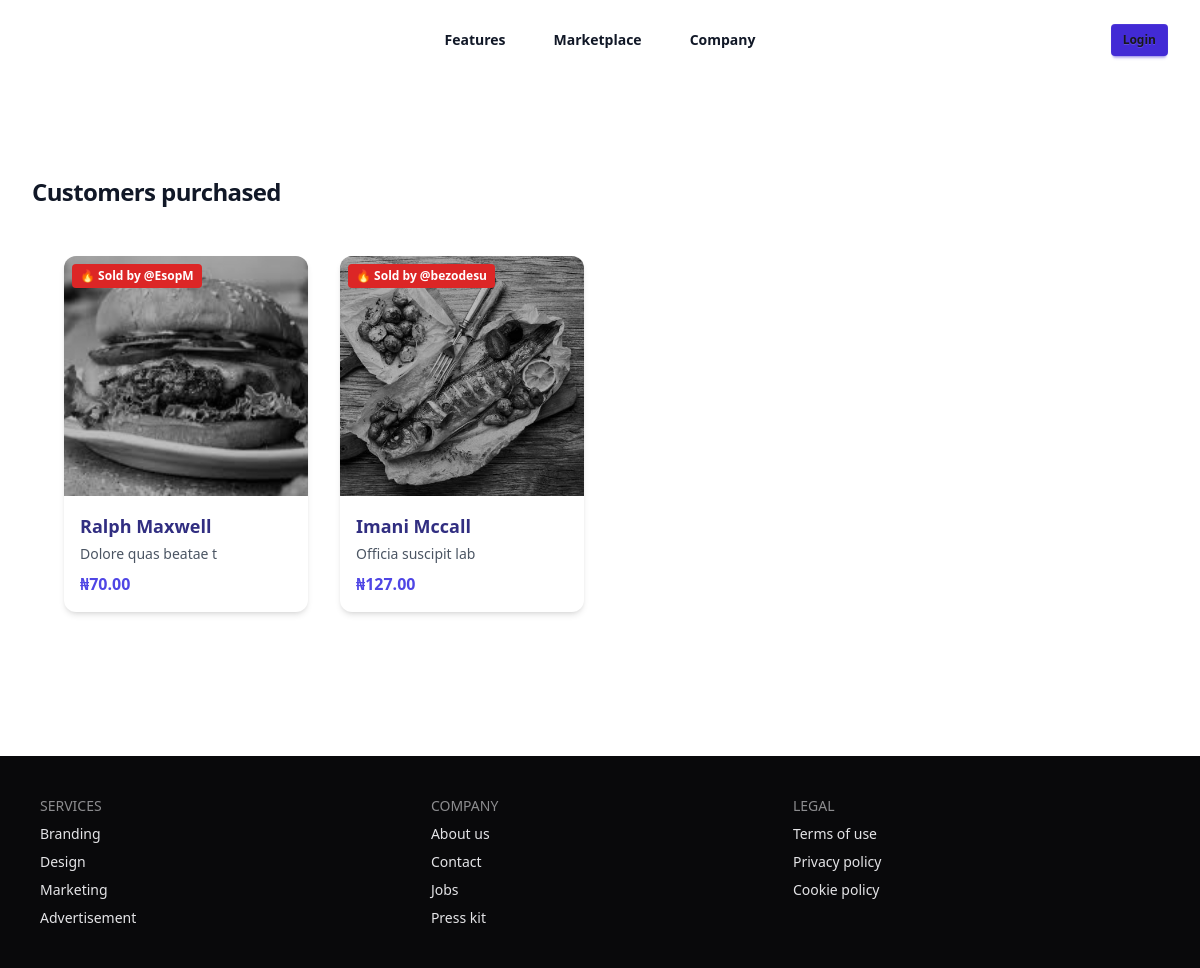
The page / on the database its author committed.
### ecom/models.py (models this page shows, shortened)
class Product(models.Model):
    id = models.AutoField(primary_key=True)
    name = models.CharField(max_length=100)
    description = models.TextField()
    price = models.DecimalField(max_digits=10, decimal_places=2)
    image = models.ImageField(upload_to='products/')
    category = models.ForeignKey(Category, on_delete=models.CASCADE)
    created_at = models.DateTimeField(auto_now_add=True)
    is_sold = models.BooleanField(default=False)  # renamed for clarity
    sold_by = models.ForeignKey(User, on_delete=models.SET_NULL, null=True, blank=True, related_name='sold_products')
    sold_at = models.DateTimeField(null=True, blank=True)
    class Meta:
        ordering = ['-created_at']

### ecom/views.py (the view)
# urls.py: path('', views.product_list, name='product_list'),
def product_list(request):
    one_day_ago = timezone.now() - timedelta(days=1)
    products = Product.objects.filter(
        Q(is_sold=False) | Q(is_sold=True, sold_at__gte=one_day_ago)
    ).order_by('-created_at')
    return render(request, 'index.html', {'products': products})

### templates/index.html
{% extends 'base.html' %}
{% load static %}
{% block content %}
<div class="max-w-7xl mx-auto px-4 sm:px-6 lg:px-8 py-12">
  <div class="grid grid-cols-1 sm:grid-cols-2 md:grid-cols-3 lg:grid-cols-4 gap-8">
    {% for product in products %}
      <div class="bg-white shadow-md rounded-xl overflow-hidden group hover:shadow-xl transition-shadow duration-300 relative">
        <a href="{% url 'product_detail' product.id %}">
          <div class="relative">
            <img
              src="{% if product.image %}{{ product.image.url }}{% else %}{% static 'images/default_product.webp' %}{% endif %}"
              alt="{{ product.name }}"
              class="h-60 w-full object-cover group-hover:opacity-90 transition-opacity duration-200 {% if product.is_sold %}filter grayscale brightness-75{% endif %}"
            />
            {% if product.is_sold and product.sold_by %}
              <div class="absolute top-2 left-2 bg-red-600 text-white text-xs font-semibold px-2 py-1 rounded z-10 select-none">
                🔥 Sold by @{{ product.sold_by.username }}
              </div>
            {% endif %}
          </div>
          <div class="p-4">
            <h3 class="text-lg font-semibold text-indigo-900 truncate">{{ product.name }}</h3>
            <p class="text-sm text-gray-600 mt-1 truncate">{{ product.description }}</p>
            <p class="text-indigo-600 font-bold mt-2">₦{{ product.price }}</p>
          </div>
        </a>
      </div>
    {% endfor %}
  </div>
</div>
{% endblock %}

### templates/base.html (shortened to what this page needs)
{% load static %}
<!DOCTYPE html>
<html lang="en">
<head>
    <script src="https://cdn.tailwindcss.com"></script>
    <link href="https://cdn.jsdelivr.net/npm/daisyui@5" rel="stylesheet" />
</head>
<body>
    <header class="bg-white">
        <nav class="mx-auto flex max-w-7xl items-center justify-between p-6 lg:px-8" aria-label="Global">
            <div class="flex lg:flex-1">
                <a href=" {% url 'product_list' %} " class="-m-1.5 p-1.5">
                </a>
            </div>
            <div class="hidden lg:flex lg:gap-x-12">
                <a href="#" class="text-sm font-semibold text-gray-900">Features</a>
                <a href="#" class="text-sm font-semibold text-gray-900">Marketplace</a>
                <a href="#" class="text-sm font-semibold text-gray-900">Company</a>
            </div>
            {% if user.is_authenticated %}
            <div class="hidden lg:flex lg:items-center lg:space-x-4 lg:flex-1  lg:justify-end">
            <div class="flex flex-col items-center space-y-1">
           <div class="relative inline-block text-left">
           <button onclick="toggleDropdown()" class="flex items-center focus:outline-none">
          <p class="text-xs text-gray-500">{{ user.profile.images.url }}</p>
            <span class="text-sm font-semibold text-gray-900"> Welcome, {{ user.username }}</span>
           </button>
           <div id="dropdownMenu" class="hidden absolute right-0 mt-2 w-48 bg-white rounded-md shadow-lg py-2 z-50">
            <a href="create/" class="block px-4 py-2 text-sm text-gray-700 hover:bg-gray-100">Sell Your product</a>
            <a href="#" class="block px-4 py-2 text-sm text-gray-700 hover:bg-gray-100">Settings</a>
           <form method="POST" action="{% url 'delete_account' %}" onsubmit="return confirm('Are you sure you want to delete your account permanently?');">
            <a href="/logout" class=" block w-full text-left px-4 py-2 text-sm text-red-600 hover:bg-red-100">Logout</a>
          {% csrf_token %}
      <button type="submit" class="block w-full text-left px-4 py-2 text-sm text-red-600 hover:bg-red-100">Delete Account</button>
         </form>
         </div>
         </div>
          <script>
          function toggleDropdown() {
           const menu = document.getElementById('dropdownMenu');
           menu.classList.toggle('hidden');
            }
            </script>
            {% else %}
            <div class="hidden lg:flex lg:flex-1 lg:justify-end">
            <a href="/login" class="btn btn-sm btn-primary">Login</a>
            </div>
            {% endif %}
        </nav>
    </header>
    <div class="bg-white">
        <div class="mx-auto max-w-2xl px-4 py-16 sm:px-6 sm:py-24 lg:max-w-7xl lg:px-8">
            <h2 class="text-2xl font-bold tracking-tight text-gray-900">Customers purchased</h2>
            {% block content %}
            {% endblock %}
        </div>
    </div>
    <footer class="footer sm:footer-horizontal bg-neutral text-neutral-content p-10">
        <nav>
            <h6 class="footer-title">Services</h6>
            <a class="link link-hover">Branding</a>
            <a class="link link-hover">Design</a>
            <a class="link link-hover">Marketing</a>
            <a class="link link-hover">Advertisement</a>
        </nav>
        <nav>
            <h6 class="footer-title">Company</h6>
            <a class="link link-hover">About us</a>
            <a class="link link-hover">Contact</a>
            <a class="link link-hover">Jobs</a>
            <a class="link link-hover">Press kit</a>
        </nav>
        <nav>
            <h6 class="footer-title">Legal</h6>
            <a class="link link-hover">Terms of use</a>
            <a class="link link-hover">Privacy policy</a>
            <a class="link link-hover">Cookie policy</a>
        </nav>
    </footer>
</body>
</html>

### rows shown on the page
Product: image (picture), sold_by.username "EsopM", name "Ralph Maxwell", description "Dolore quas beatae t", price "70.00"
Product: image (picture), sold_by.username "bezodesu", name "Imani Mccall", description "Officia suscipit lab", price "127.00"
